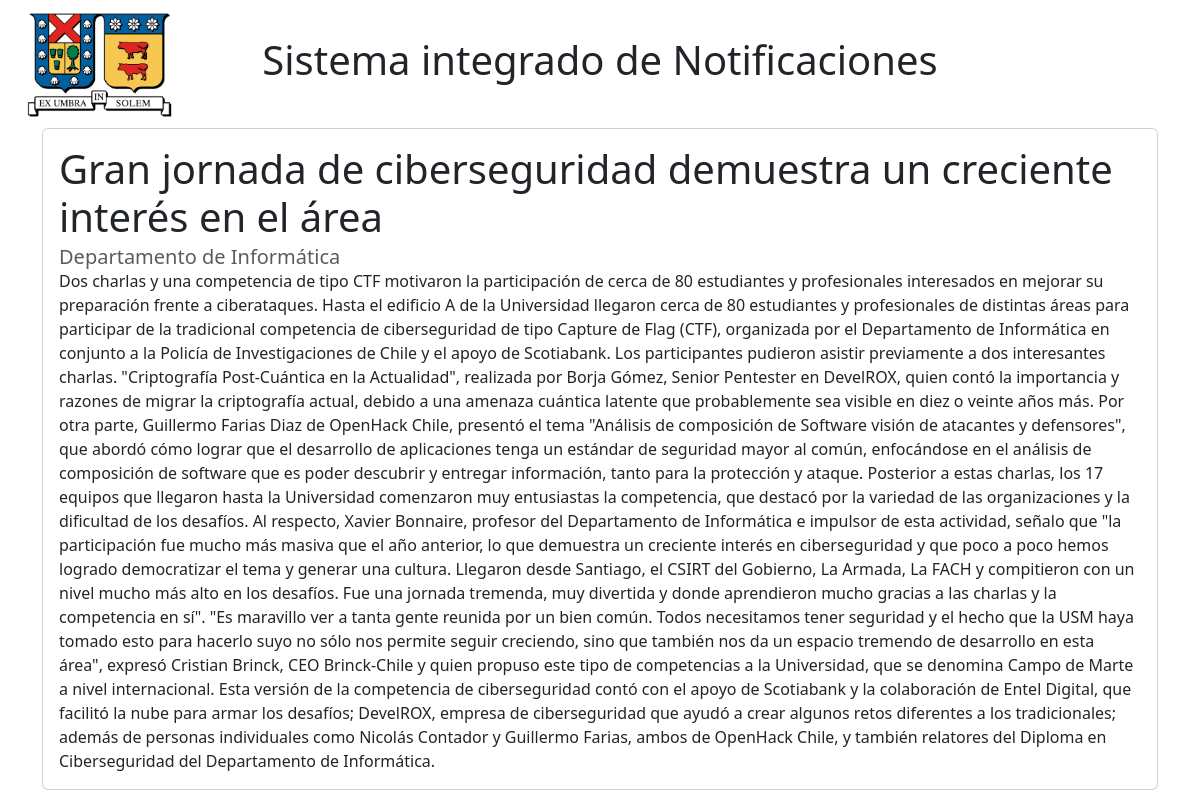
Page /comunicado/2 on the committed database.
### comunicados/models.py (models this page shows, shortened)
class Comunicado(models.Model):
    TIPO_CHOICES = [
        ("S", "Suspensión de actividades"),
        ("C", "Suspensión de clase"),
        ("I", "Información")
    ]
    id = models.BigAutoField(primary_key=True)
    titulo = models.CharField(max_length=200)
    detalle = models.CharField(max_length=20000)
    detalle_corto = models.CharField(max_length=100)
    tipo = models.CharField(max_length=1, choices=TIPO_CHOICES)
    entidad = models.ForeignKey(Entidad, on_delete=models.CASCADE)
    visible = models.BooleanField(default=True)
    fecha_publicacion = models.DateTimeField(auto_now_add=True) # Darle la fecha actual, ya que se crea cuando se publica
    fecha_expiracion = models.DateTimeField(null=True, blank=True)
    publicado_por = models.ForeignKey(User, on_delete=models.CASCADE)
    modificado_por = models.ForeignKey(User, on_delete=models.CASCADE, related_name="modificado_por", null=True, blank=True)

class Entidad(models.Model):
    id = models.BigAutoField(primary_key=True)
    nombre = models.CharField(max_length=100)
    logo = models.ImageField(upload_to='comunicados/static/logos', null=True, blank=True)
    class Meta:
        verbose_name_plural = "Entidades"

### comunicados/views.py (the view)
# urls.py: path('comunicado/<int:id>', views.comunicado, name='comunicado')
def comunicado(request, id):
    comunicado = Comunicado.objects.filter(id=id).first
    return render(
        request,
        'comunicados/comunicado.html',
        context={
            'comunicado': comunicado
        }
    )

### comunicados/templates/comunicados/comunicado.html (shortened to what this page needs)
{% extends "comunicados/base.html" %}
{% load static %}
{% block header %}
<div class="row text-center">
    <div class="col-md-12 col-lg-2">
        <img src="{% static 'images/Logo_UTFSM.png' %}" alt="" class="logos">
    </div>
    <div class="col-md-12 col-lg-8 d-flex justify-content-center align-items-center">
        <h1>Sistema integrado de Notificaciones</h1>
    </div>
    <div class="col-md-12 col-lg-2">
    </div>
</div>
{% endblock %}
{% block content %}
<div class="container">
    <div class="card">
        <div class="card-body">
            <h1 class="card-title">
                {{ comunicado.titulo }}
            </h1>
            <h5 class="card-subtitle text-body-secondary">
                {{ comunicado.entidad.nombre }}
            </h5>
            <p class="card-text">
                {{ comunicado.detalle }}
            </p>
        </div>
    </div>
</div>
{% endblock %}

### comunicados/static/css/estilos.css (style rules this page uses)
.logos { max-width: 100%; max-height: 128px; }

### rows in the picture
Comunicado: titulo "Gran jornada de ciberseguridad demuestra un creciente interés en el área", entidad.nombre "Departamento de Informática", detalle "Dos charlas y una competencia de tipo CTF motivaron la participación de cerca de 80 estudiantes y profesionales interesados en mejorar su preparación frente a ciberataques. Hasta el edificio A de la Universidad llegaron cerca de 80 estudiantes y profesionales de distintas áreas para participar de la tradicional competencia de ciberseguridad de tipo Capture de Flag (CTF), organizada por el Departamento de Informática en conjunto a la Policía de Investigaciones de Chile y el apoyo de Scotiabank. Los participantes pudieron asistir previamente a dos interesantes charlas. \"Criptografía Post-Cuántica en la Actualidad\", realizada por Borja Gómez, Senior Pentester en DevelROX, quien contó la…"
